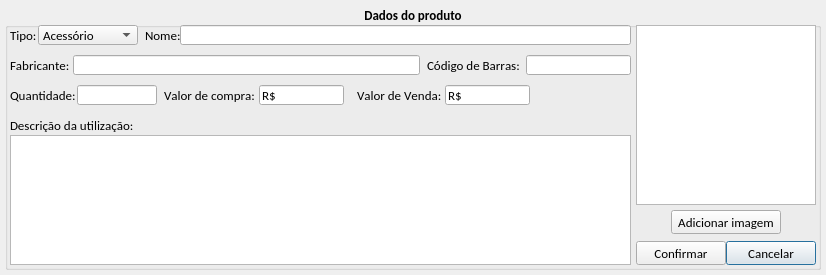
<?xml version="1.0" encoding="UTF-8"?>
<ui version="4.0">
 <class>tela_editar_produto</class>
 <widget class="QDialog" name="tela_editar_produto">
  <property name="geometry">
   <rect>
    <x>0</x>
    <y>0</y>
    <width>826</width>
    <height>275</height>
   </rect>
  </property>
  <property name="minimumSize">
   <size>
    <width>826</width>
    <height>275</height>
   </size>
  </property>
  <property name="maximumSize">
   <size>
    <width>826</width>
    <height>275</height>
   </size>
  </property>
  <property name="windowTitle">
   <string>Editar Produto</string>
  </property>
  <widget class="QGroupBox" name="gb_dados_produto">
   <property name="geometry">
    <rect>
     <x>5</x>
     <y>5</y>
     <width>816</width>
     <height>265</height>
    </rect>
   </property>
   <property name="font">
    <font>
     <family>Calibri</family>
     <pointsize>10</pointsize>
     <weight>75</weight>
     <bold>true</bold>
    </font>
   </property>
   <property name="title">
    <string>Dados do produto</string>
   </property>
   <property name="alignment">
    <set>Qt::AlignCenter</set>
   </property>
   <property name="flat">
    <bool>false</bool>
   </property>
   <property name="checkable">
    <bool>false</bool>
   </property>
   <widget class="QLabel" name="lb_nome">
    <property name="geometry">
     <rect>
      <x>140</x>
      <y>20</y>
      <width>35</width>
      <height>20</height>
     </rect>
    </property>
    <property name="font">
     <font>
      <weight>50</weight>
      <bold>false</bold>
      <kerning>false</kerning>
     </font>
    </property>
    <property name="text">
     <string>Nome:</string>
    </property>
   </widget>
   <widget class="QLineEdit" name="le_nome">
    <property name="geometry">
     <rect>
      <x>175</x>
      <y>20</y>
      <width>451</width>
      <height>20</height>
     </rect>
    </property>
    <property name="font">
     <font>
      <weight>50</weight>
      <bold>false</bold>
      <kerning>false</kerning>
     </font>
    </property>
    <property name="inputMethodHints">
     <set>Qt::ImhNone</set>
    </property>
    <property name="inputMask">
     <string/>
    </property>
    <property name="text">
     <string/>
    </property>
    <property name="maxLength">
     <number>60</number>
    </property>
   </widget>
   <widget class="QLineEdit" name="le_fabricante">
    <property name="geometry">
     <rect>
      <x>68</x>
      <y>50</y>
      <width>347</width>
      <height>20</height>
     </rect>
    </property>
    <property name="font">
     <font>
      <weight>50</weight>
      <bold>false</bold>
      <kerning>false</kerning>
     </font>
    </property>
    <property name="inputMethodHints">
     <set>Qt::ImhNone</set>
    </property>
    <property name="inputMask">
     <string/>
    </property>
    <property name="text">
     <string/>
    </property>
    <property name="maxLength">
     <number>60</number>
    </property>
   </widget>
   <widget class="QLabel" name="lb_fabricante">
    <property name="geometry">
     <rect>
      <x>5</x>
      <y>50</y>
      <width>63</width>
      <height>20</height>
     </rect>
    </property>
    <property name="font">
     <font>
      <weight>50</weight>
      <bold>false</bold>
      <kerning>false</kerning>
     </font>
    </property>
    <property name="text">
     <string>Fabricante:</string>
    </property>
   </widget>
   <widget class="QLabel" name="lb_codigo_barras">
    <property name="geometry">
     <rect>
      <x>422</x>
      <y>50</y>
      <width>99</width>
      <height>20</height>
     </rect>
    </property>
    <property name="font">
     <font>
      <weight>50</weight>
      <bold>false</bold>
      <kerning>false</kerning>
     </font>
    </property>
    <property name="text">
     <string>Código de Barras:</string>
    </property>
   </widget>
   <widget class="QLineEdit" name="le_codigo_barras">
    <property name="geometry">
     <rect>
      <x>521</x>
      <y>50</y>
      <width>105</width>
      <height>20</height>
     </rect>
    </property>
    <property name="font">
     <font>
      <weight>50</weight>
      <bold>false</bold>
      <kerning>false</kerning>
     </font>
    </property>
    <property name="inputMask">
     <string>0 000000 000000; </string>
    </property>
    <property name="text">
     <string>  </string>
    </property>
    <property name="maxLength">
     <number>15</number>
    </property>
   </widget>
   <widget class="QLineEdit" name="le_quantidade">
    <property name="geometry">
     <rect>
      <x>72</x>
      <y>80</y>
      <width>80</width>
      <height>20</height>
     </rect>
    </property>
    <property name="font">
     <font>
      <weight>50</weight>
      <bold>false</bold>
      <kerning>false</kerning>
     </font>
    </property>
    <property name="inputMask">
     <string>0000000000; </string>
    </property>
    <property name="text">
     <string/>
    </property>
    <property name="maxLength">
     <number>10</number>
    </property>
   </widget>
   <widget class="QLabel" name="lb_quantidade">
    <property name="geometry">
     <rect>
      <x>5</x>
      <y>80</y>
      <width>67</width>
      <height>20</height>
     </rect>
    </property>
    <property name="font">
     <font>
      <weight>50</weight>
      <bold>false</bold>
      <kerning>false</kerning>
     </font>
    </property>
    <property name="text">
     <string>Quantidade:</string>
    </property>
   </widget>
   <widget class="QTextEdit" name="te_des_utilizacao">
    <property name="geometry">
     <rect>
      <x>5</x>
      <y>130</y>
      <width>621</width>
      <height>130</height>
     </rect>
    </property>
    <property name="font">
     <font>
      <weight>50</weight>
      <bold>false</bold>
     </font>
    </property>
    <property name="verticalScrollBarPolicy">
     <enum>Qt::ScrollBarAsNeeded</enum>
    </property>
    <property name="readOnly">
     <bool>false</bool>
    </property>
    <property name="html">
     <string>&lt;!DOCTYPE HTML PUBLIC &quot;-//W3C//DTD HTML 4.0//EN&quot; &quot;http://www.w3.org/TR/REC-html40/strict.dtd&quot;&gt;
&lt;html&gt;&lt;head&gt;&lt;meta name=&quot;qrichtext&quot; content=&quot;1&quot; /&gt;&lt;style type=&quot;text/css&quot;&gt;
p, li { white-space: pre-wrap; }
&lt;/style&gt;&lt;/head&gt;&lt;body style=&quot; font-family:'Calibri'; font-size:10pt; font-weight:400; font-style:normal;&quot;&gt;
&lt;p style=&quot;-qt-paragraph-type:empty; margin-top:0px; margin-bottom:0px; margin-left:0px; margin-right:0px; -qt-block-indent:0; text-indent:0px;&quot;&gt;&lt;/p&gt;&lt;/body&gt;&lt;/html&gt;</string>
    </property>
   </widget>
   <widget class="QLabel" name="lb_comentario">
    <property name="geometry">
     <rect>
      <x>5</x>
      <y>110</y>
      <width>133</width>
      <height>20</height>
     </rect>
    </property>
    <property name="font">
     <font>
      <family>Calibri</family>
      <pointsize>10</pointsize>
      <weight>50</weight>
      <bold>false</bold>
      <kerning>false</kerning>
     </font>
    </property>
    <property name="text">
     <string>Descrição da utilização:</string>
    </property>
   </widget>
   <widget class="QGraphicsView" name="gv_imagem_produto">
    <property name="geometry">
     <rect>
      <x>631</x>
      <y>20</y>
      <width>180</width>
      <height>180</height>
     </rect>
    </property>
    <property name="minimumSize">
     <size>
      <width>150</width>
      <height>150</height>
     </size>
    </property>
    <property name="maximumSize">
     <size>
      <width>200</width>
      <height>200</height>
     </size>
    </property>
   </widget>
   <widget class="QPushButton" name="btn_cancelar">
    <property name="geometry">
     <rect>
      <x>721</x>
      <y>236</y>
      <width>90</width>
      <height>24</height>
     </rect>
    </property>
    <property name="minimumSize">
     <size>
      <width>0</width>
      <height>24</height>
     </size>
    </property>
    <property name="maximumSize">
     <size>
      <width>90</width>
      <height>24</height>
     </size>
    </property>
    <property name="font">
     <font>
      <family>Calibri</family>
      <pointsize>10</pointsize>
      <weight>50</weight>
      <bold>false</bold>
     </font>
    </property>
    <property name="text">
     <string>Cancelar</string>
    </property>
    <property name="icon">
     <iconset resource="imagens.qrc">
      <normaloff>:/img/img/1345902747_button_cancel.png</normaloff>:/img/img/1345902747_button_cancel.png</iconset>
    </property>
    <property name="iconSize">
     <size>
      <width>18</width>
      <height>18</height>
     </size>
    </property>
   </widget>
   <widget class="QPushButton" name="btn_confirmar">
    <property name="geometry">
     <rect>
      <x>631</x>
      <y>236</y>
      <width>90</width>
      <height>24</height>
     </rect>
    </property>
    <property name="minimumSize">
     <size>
      <width>0</width>
      <height>24</height>
     </size>
    </property>
    <property name="maximumSize">
     <size>
      <width>90</width>
      <height>24</height>
     </size>
    </property>
    <property name="font">
     <font>
      <family>Calibri</family>
      <pointsize>10</pointsize>
      <weight>50</weight>
      <bold>false</bold>
     </font>
    </property>
    <property name="text">
     <string>Confirmar</string>
    </property>
    <property name="icon">
     <iconset resource="imagens.qrc">
      <normaloff>:/img/img/1345902916_camera_test.png</normaloff>:/img/img/1345902916_camera_test.png</iconset>
    </property>
    <property name="iconSize">
     <size>
      <width>20</width>
      <height>20</height>
     </size>
    </property>
   </widget>
   <widget class="QLabel" name="lb_tipo">
    <property name="geometry">
     <rect>
      <x>5</x>
      <y>20</y>
      <width>28</width>
      <height>20</height>
     </rect>
    </property>
    <property name="font">
     <font>
      <weight>50</weight>
      <bold>false</bold>
      <kerning>false</kerning>
     </font>
    </property>
    <property name="text">
     <string>Tipo:</string>
    </property>
   </widget>
   <widget class="QComboBox" name="cb_tipo">
    <property name="geometry">
     <rect>
      <x>33</x>
      <y>20</y>
      <width>100</width>
      <height>20</height>
     </rect>
    </property>
    <property name="font">
     <font>
      <weight>50</weight>
      <bold>false</bold>
      <kerning>false</kerning>
     </font>
    </property>
    <item>
     <property name="text">
      <string>Acessório</string>
     </property>
    </item>
    <item>
     <property name="text">
      <string>Cosmético</string>
     </property>
    </item>
    <item>
     <property name="text">
      <string>Decoração</string>
     </property>
    </item>
    <item>
     <property name="text">
      <string>Estimulante</string>
     </property>
    </item>
    <item>
     <property name="text">
      <string>Fetish</string>
     </property>
    </item>
    <item>
     <property name="text">
      <string>Gel</string>
     </property>
    </item>
    <item>
     <property name="text">
      <string>Higiene</string>
     </property>
    </item>
    <item>
     <property name="text">
      <string>Jogo</string>
     </property>
    </item>
    <item>
     <property name="text">
      <string>Kit</string>
     </property>
    </item>
    <item>
     <property name="text">
      <string>Lubrificante</string>
     </property>
    </item>
    <item>
     <property name="text">
      <string>Perfumaria</string>
     </property>
    </item>
    <item>
     <property name="text">
      <string>Preservativo</string>
     </property>
    </item>
    <item>
     <property name="text">
      <string>Prótese</string>
     </property>
    </item>
    <item>
     <property name="text">
      <string>Vestuário</string>
     </property>
    </item>
    <item>
     <property name="text">
      <string>Vibrador</string>
     </property>
    </item>
   </widget>
   <widget class="QPushButton" name="btn_adicionar_imagem">
    <property name="geometry">
     <rect>
      <x>666</x>
      <y>205</y>
      <width>110</width>
      <height>24</height>
     </rect>
    </property>
    <property name="font">
     <font>
      <weight>50</weight>
      <bold>false</bold>
     </font>
    </property>
    <property name="text">
     <string>Adicionar imagem</string>
    </property>
   </widget>
   <widget class="QLabel" name="lb_valorvenda">
    <property name="geometry">
     <rect>
      <x>352</x>
      <y>80</y>
      <width>88</width>
      <height>20</height>
     </rect>
    </property>
    <property name="font">
     <font>
      <weight>50</weight>
      <bold>false</bold>
      <kerning>false</kerning>
     </font>
    </property>
    <property name="text">
     <string>Valor de Venda:</string>
    </property>
   </widget>
   <widget class="QLabel" name="lb_valor_compra">
    <property name="geometry">
     <rect>
      <x>159</x>
      <y>80</y>
      <width>95</width>
      <height>20</height>
     </rect>
    </property>
    <property name="font">
     <font>
      <weight>50</weight>
      <bold>false</bold>
      <kerning>false</kerning>
     </font>
    </property>
    <property name="text">
     <string>Valor de compra:</string>
    </property>
   </widget>
   <widget class="QLineEdit" name="le_valor_venda">
    <property name="geometry">
     <rect>
      <x>440</x>
      <y>80</y>
      <width>85</width>
      <height>20</height>
     </rect>
    </property>
    <property name="font">
     <font>
      <weight>50</weight>
      <bold>false</bold>
      <kerning>false</kerning>
     </font>
    </property>
    <property name="inputMethodHints">
     <set>Qt::ImhNone</set>
    </property>
    <property name="inputMask">
     <string>R$ xxxxxxxxx; </string>
    </property>
    <property name="text">
     <string>R$ </string>
    </property>
    <property name="maxLength">
     <number>12</number>
    </property>
   </widget>
   <widget class="QLineEdit" name="le_valor_compra">
    <property name="geometry">
     <rect>
      <x>254</x>
      <y>80</y>
      <width>85</width>
      <height>20</height>
     </rect>
    </property>
    <property name="font">
     <font>
      <weight>50</weight>
      <bold>false</bold>
      <kerning>false</kerning>
     </font>
    </property>
    <property name="inputMethodHints">
     <set>Qt::ImhNone</set>
    </property>
    <property name="inputMask">
     <string>R$ xxxxxxxxx; </string>
    </property>
    <property name="text">
     <string>R$ </string>
    </property>
    <property name="maxLength">
     <number>12</number>
    </property>
   </widget>
  </widget>
 </widget>
 <resources>
  <include location="imagens.qrc"/>
 </resources>
 <connections/>
</ui>
